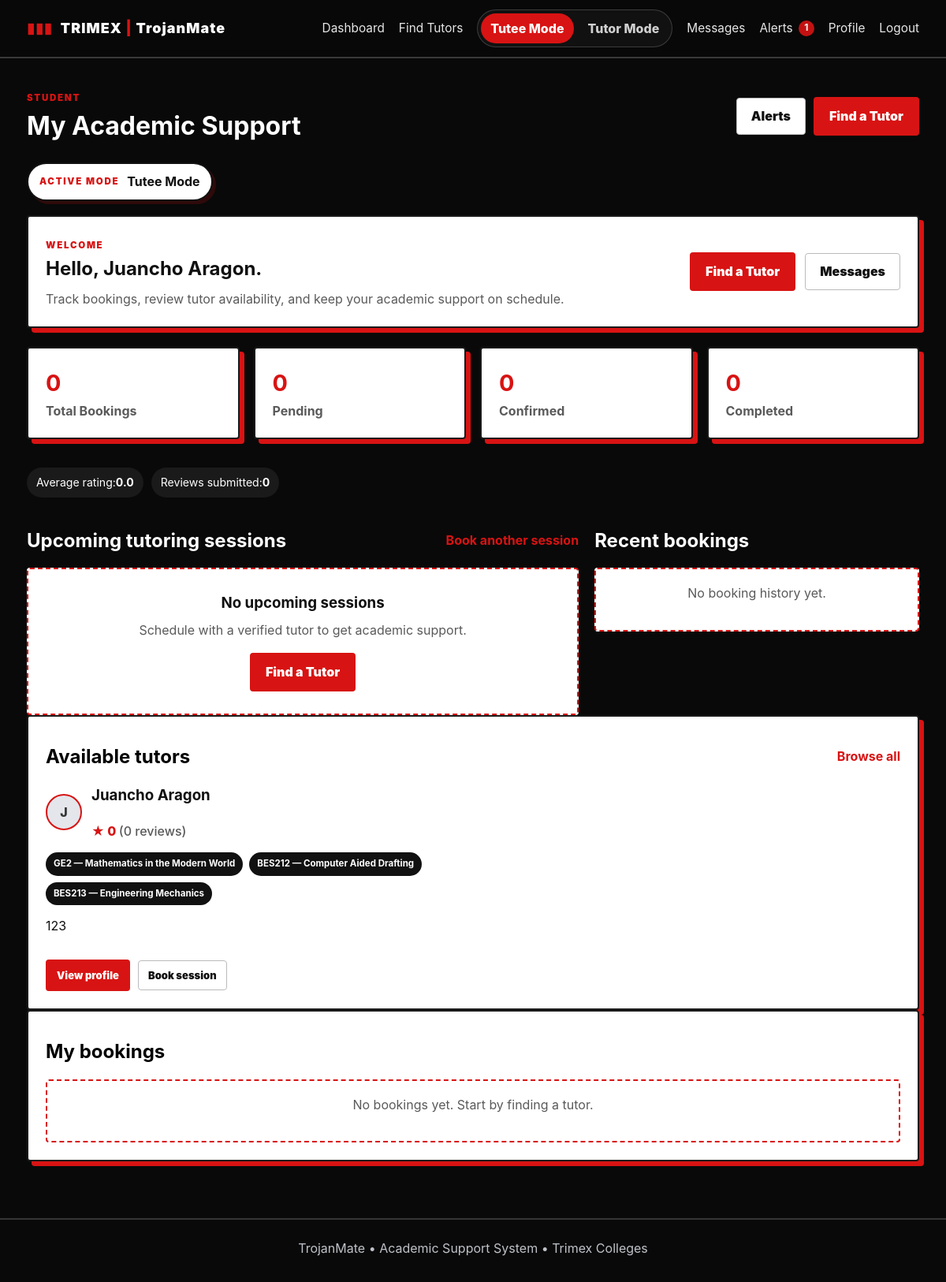
/dashboard (signed in), run on the app's committed database.
### tables this page shows
CREATE TABLE users (
    id INTEGER PRIMARY KEY AUTOINCREMENT,
    name TEXT NOT NULL,
    email TEXT NOT NULL UNIQUE,
    password_hash TEXT NOT NULL,
    role TEXT NOT NULL CHECK(role IN ('student','tutor','admin')),
    created_at TEXT NOT NULL
, profile_picture TEXT DEFAULT '', tutor_enabled INTEGER NOT NULL DEFAULT 0, admin_owner INTEGER NOT NULL DEFAULT 0, university_role TEXT DEFAULT '', admin_approved INTEGER NOT NULL DEFAULT 1);

CREATE TABLE tutor_profiles (
    id INTEGER PRIMARY KEY AUTOINCREMENT,
    user_id INTEGER NOT NULL UNIQUE,
    bio TEXT DEFAULT '',
    qualifications TEXT DEFAULT '',
    experience TEXT DEFAULT '',
    verified INTEGER NOT NULL DEFAULT 0,
    hourly_rate REAL NOT NULL DEFAULT 0, bank_name TEXT DEFAULT '', bank_account_name TEXT DEFAULT '', bank_account_number TEXT DEFAULT '', bank_qr_code TEXT DEFAULT '',
    FOREIGN KEY(user_id) REFERENCES users(id) ON DELETE CASCADE
);

### app.py (the view, shortened to what this page needs)
@app.route("/dashboard")
@login_required
def dashboard():
    db = get_db()
    active_mode = get_active_mode()
    bookings = db.execute("""
        SELECT b.*, u.name AS tutor_name, s.name AS subject_name
        FROM bookings b
        JOIN tutor_profiles tp ON tp.id=b.tutor_id
        JOIN users u ON u.id=tp.user_id
        JOIN subjects s ON s.id=b.subject_id
        WHERE b.student_id=?
        ORDER BY b.session_date DESC, b.start_time DESC
    """, (g.user["id"],)).fetchall()
    upcoming = [b for b in bookings if b["status"] in ("pending", "confirmed")]
    recent = bookings[:4]
    tutors = db.execute("""
        SELECT tp.id, tp.hourly_rate, tp.bio, tp.verified,
               u.name, u.profile_picture,
               COALESCE(ROUND(AVG(f.rating),1),0) AS rating,
               COUNT(f.id) AS rating_count,
               GROUP_CONCAT(s.name, ', ') AS subject_names
        FROM tutor_profiles tp
        JOIN users u ON u.id=tp.user_id
        LEFT JOIN feedback f ON f.tutor_id=tp.id
        LEFT JOIN tutor_subjects ts ON ts.tutor_id=tp.id
        LEFT JOIN subjects s ON s.id=ts.subject_id AND s.is_active=1
        WHERE tp.verified=1 AND tp.id IN (
            SELECT tutor_id FROM tutor_subjects GROUP BY tutor_id
        )
        GROUP BY tp.id
        ORDER BY rating DESC, u.name
        LIMIT 4
    """).fetchall()
    ratings = db.execute("""
        SELECT ROUND(AVG(rating),1) AS avg_rating, COUNT(*) AS review_count
        FROM feedback f
        JOIN bookings b ON b.id = f.booking_id
        WHERE b.student_id=?
    """, (g.user["id"],)).fetchone()
    avg_rating = float(ratings["avg_rating"] or 0)
    review_count = ratings["review_count"] or 0
    return render_template(
        "student_dashboard.html",
        bookings=bookings,
        upcoming=upcoming,
        recent=recent,
        tutors=tutors,
        avg_rating=avg_rating,
        review_count=review_count,
    )

### app.py (called while the page is built)
def get_db():
    if "db" not in g:
        g.db = sqlite3.connect(DB_PATH)
        g.db.row_factory = sqlite3.Row
        g.db.execute("PRAGMA foreign_keys = ON")
    return g.db

def user_can_use_tutor_mode(user_row):
    if not user_row or user_row["role"] == "admin":
        return False
    profile = get_db().execute(
        "SELECT * FROM tutor_profiles WHERE user_id=? LIMIT 1",
        (user_row["id"],),
    ).fetchone()
    if not profile:
        return False
    return int(profile["verified"] or 0) == 1

def get_active_mode():
    mode = session.get("active_mode")
    if mode not in {"tutee", "tutor"}:
        mode = "tutee"
    if mode == "tutor" and not user_can_use_tutor_mode(g.user):
        session["active_mode"] = "tutee"
        return "tutee"
    return mode

def login_required(view):
    @wraps(view)
    def wrapped(*args, **kwargs):
        if not g.user:
            flash("Please log in first.", "warning")
            return redirect(url_for("login"))
        return view(*args, **kwargs)
    return wrapped

@app.before_request
def load_user():
    g.user = None
    if "user_id" in session:
        g.user = get_db().execute(
            "SELECT id, name, email, role, created_at, profile_picture, tutor_enabled, COALESCE(admin_approved,1) AS admin_approved, COALESCE(admin_owner,0) AS admin_owner FROM users WHERE id=?",
            (session["user_id"],)
        ).fetchone()
        if g.user:
            current_mode = session.get("active_mode")
            if current_mode not in {"tutee", "tutor"}:
                session["active_mode"] = "tutee"
            if current_mode == "tutor" and not user_can_use_tutor_mode(g.user):
                session["active_mode"] = "tutee"

@app.context_processor
def inject_globals():
    unread_count = 0
    if g.user:
        unread_count = get_db().execute(
            "SELECT COUNT(*) AS c FROM notifications WHERE user_id=? AND is_read=0",
            (g.user["id"],),
        ).fetchone()["c"]
    return {
        "current_user": g.user,
        "unread_notifications": unread_count,
        "avatar_url": get_avatar_url,
        "user_is_student": user_is_student,
        "user_is_tutor": user_is_tutor,
        "user_can_use_tutor_mode": user_can_use_tutor_mode,
        "active_mode": get_active_mode,
        "format_hourly_rate": format_hourly_rate,
    }

### templates/student_dashboard.html (shortened to what this page needs)
{% extends "base.html" %}
{% block content %}
<div class="pagehead">
  <div>
    <span class="eyebrow">STUDENT</span>
    <h1>My Academic Support</h1>
  </div>
  <div class="header-actions">
    <a class="btn secondary" href="{{ url_for('notifications') }}">Alerts</a>
    <a class="btn" href="{{ url_for('tutors') }}">Find a Tutor</a>
  </div>
</div>
<div class="mode-banner">
  <span class="eyebrow">ACTIVE MODE</span>
  <strong>Tutee Mode</strong>
</div>
<section class="welcome-panel card">
  <div>
    <span class="eyebrow">WELCOME</span>
    <h2>Hello, {{ current_user['name'] }}.</h2>
    <p>Track bookings, review tutor availability, and keep your academic support on schedule.</p>
  </div>
  <div class="welcome-actions">
    <a href="{{ url_for('tutors') }}" class="btn">Find a Tutor</a>
    <a href="{{ url_for('messages') }}" class="btn secondary">Messages</a>
  </div>
</section>
<div class="grid stats">
  <div class="card stat-card">
    <b>{{ bookings|length }}</b>
    <span>Total Bookings</span>
  </div>
  <div class="card stat-card">
    <b>{{ bookings|selectattr('status','equalto','pending')|list|length }}</b>
    <span>Pending</span>
  </div>
  <div class="card stat-card">
    <b>{{ bookings|selectattr('status','equalto','confirmed')|list|length }}</b>
    <span>Confirmed</span>
  </div>
  <div class="card stat-card">
    <b>{{ bookings|selectattr('status','equalto','completed')|list|length }}</b>
    <span>Completed</span>
  </div>
</div>
<div class="info-bar">
  <div class="chip">Average rating: <strong>{{ '%.1f'|format(avg_rating) }}</strong></div>
  <div class="chip">Reviews submitted: <strong>{{ review_count }}</strong></div>
</div>
<div class="two-col-layout">
  <section>
    <div class="section-header">
      <h2>Upcoming tutoring sessions</h2>
      <a href="{{ url_for('tutors') }}" class="text-link">Book another session</a>
    </div>
    {% if upcoming %}
      {% for b in upcoming %}
        <article class="card booking-card">
          <div>
            <h3>{{ b['subject_name'] }} with {{ b['tutor_name'] }}</h3>
          <a class="ticket-link" href="{{ url_for('booking_ticket', booking_id=b['id']) }}">Ticket {{ b['ticket_code'] }}</a>
            <p>{{ b['session_date'] }} • {{ b['start_time'] }}–{{ b['end_time'] }}</p>
            {% if b['request_note'] %}<p class="muted">{{ b['request_note'] }}</p>{% endif %}
          </div>
          <div class="booking-meta">
            <span class="badge {{ b['status'] }}">{{ b['status'] }}</span>
            <span class="payment-badge {% if b['payment_status'] == 'paid' %}paid{% elif b['payment_status'] == 'pending' %}pending{% else %}unpaid{% endif %}">{{ 'Payment Confirmed' if b['payment_status'] == 'paid' else ('Awaiting Tutor Confirmation' if b['payment_status'] == 'pending' else ('Unpaid' if b['payment_status'] == 'unpaid' else 'No Payment Required')) }}</span>
            <a class="btn small secondary" href="{{ url_for('booking_ticket', booking_id=b['id']) }}">View Ticket</a>
            {% if b['status'] == 'confirmed' and b['payment_status'] == 'unpaid' and b['total_fee'] > 0 %}
              <form method="post" enctype="multipart/form-data" action="{{ url_for('payment_mark_paid', booking_id=b['id']) }}" class="payment-send-form" onsubmit="return confirm('Confirm that you have sent the payment for this session?');">
                <label class="file-label">Receipt (optional)
                  <input type="file" name="payment_receipt" accept="image/png,image/jpeg,image/webp">
                </label>
                <button class="btn small" type="submit">Payment Sent</button>
              </form>
            {% elif b['status'] == 'confirmed' and b['payment_status'] == 'pending' %}
              <span class="payment-badge pending">Payment sent — awaiting tutor confirmation</span>
            {% endif %}
            {% if b['status'] in ['pending','confirmed'] %}
              <button class="btn small danger" type="button" onclick="document.getElementById('student-cancel-{{ b['id'] }}').hidden=false">Cancel Booking</button>
              <div id="student-cancel-{{ b['id'] }}" class="report-box" hidden>
                <form method="post" action="{{ url_for('cancel_booking_by_student', booking_id=b['id']) }}">
                  <label>Reason for cancellation
                    <textarea name="cancellation_reason" rows="3" maxlength="1000" required placeholder="Explain why you need to cancel this booking."></textarea>
                  </label>
                  <div class="form-actions"><button class="btn danger small" type="submit">Confirm Cancellation</button><button class="btn secondary small" type="button" onclick="document.getElementById('student-cancel-{{ b['id'] }}').hidden=true">Keep Booking</button></div>
                </form>
              </div>
            {% endif %}
          </div>
        </article>
      {% endfor %}
    {% else %}
      <div class="empty-state">
        <h3>No upcoming sessions</h3>
        <p>Schedule with a verified tutor to get academic support.</p>
        <a class="btn" href="{{ url_for('tutors') }}">Find a Tutor</a>
      </div>
    {% endif %}
  </section>
  <aside>
    <div class="section-header">
      <h2>Recent bookings</h2>
    </div>
    {% if recent %}
      <div class="stack-list">
        {% for b in recent %}
          <div class="mini-card">
            <div>
              <strong>{{ b['subject_name'] }}</strong>
              <p>{{ b['tutor_name'] }}</p>
            </div>
            <span class="badge {{ b['status'] }}">{{ b['status'] }}</span>
          </div>
        {% endfor %}
      </div>
    {% else %}
      <div class="empty-state compact">
        <p>No booking history yet.</p>
      </div>
    {% endif %}
  </aside>
</div>
<section class="card section-block">
  <div class="section-header">
    <h2 style="color: black;">Available tutors</h2>
    <a href="{{ url_for('tutors') }}" class="text-link">Browse all</a>
  </div>
  {% if tutors %}
    <div class="tutor-grid compact-grid">
      {% for tutor in tutors %}
        <article class="tutor-card">
          <div class="tutor-card-head">
            <div class="avatar small">{{ tutor['name'][0]|upper }}</div>
            <div>
              <h3>{{ tutor['name'] }}</h3>
              <div class="rating-line">★ {{ tutor['rating'] }} <span>({{ tutor['rating_count'] }} reviews)</span></div>
            </div>
          </div>
          <div class="tag-list">
            {% if tutor['subject_names'] %}
              {% for subject in tutor['subject_names'].split(',')[:3] %}
                <span class="tag">{{ subject.strip() }}</span>
              {% endfor %}
            {% else %}
              <span class="tag">Academic support</span>
            {% endif %}
          </div>
          <p class="muted">{{ tutor['bio'][:100] if tutor['bio'] else 'Qualified and ready to support students.' }}{% if tutor['bio'] and tutor['bio']|length > 100 %}...{% endif %}</p>
          <div class="card-actions tight">
            <a class="btn small" href="{{ url_for('tutor_detail', tutor_id=tutor['id']) }}">View profile</a>
            <a class="btn small secondary" href="{{ url_for('book', tutor_id=tutor['id']) }}">Book session</a>
          </div>
        </article>
      {% endfor %}
    </div>
  {% else %}
    <div class="empty-state compact">
      <p>No tutors are available right now.</p>
    </div>
  {% endif %}
</section>
<section class="card section-block">
  <div class="section-header">
    <h2 style="color: black;">My bookings</h2>
  </div>
  {% if bookings %}
    {% for b in bookings %}
      <div class="card booking-card nested">
        <div>
          <h3>{{ b['subject_name'] }} with {{ b['tutor_name'] }}</h3>
          <a class="ticket-link" href="{{ url_for('booking_ticket', booking_id=b['id']) }}">Ticket {{ b['ticket_code'] }}</a>
          <p>{{ b['session_date'] }} • {{ b['start_time'] }}–{{ b['end_time'] }}</p>
          {% if b['request_note'] %}<p class="muted">{{ b['request_note'] }}</p>{% endif %}
          {% if b['status'] == 'cancelled' and b['cancellation_reason'] %}<p class="cancellation-note"><strong>Cancellation reason:</strong> {{ b['cancellation_reason'] }}</p>{% endif %}
        </div>
        <div class="booking-meta">
          <span class="badge {{ b['status'] }}">{{ b['status'] }}</span>
          {% if b['payment_status'] == 'paid' %}<span class="payment-badge paid">Paid</span>
          {% elif b['payment_status'] == 'pending' %}<span class="payment-badge pending">Awaiting Tutor</span>
          {% elif b['payment_status'] == 'unpaid' and b['status'] == 'confirmed' and b['total_fee'] > 0 %}
            <form method="post" enctype="multipart/form-data" action="{{ url_for('payment_mark_paid', booking_id=b['id']) }}" class="payment-send-form" onsubmit="return confirm('Confirm that you have sent the payment for this session?');">
              <label class="file-label">Receipt (optional)
                <input type="file" name="payment_receipt" accept="image/png,image/jpeg,image/webp">
              </label>
              <button class="btn small" type="submit">Payment Sent</button>
            </form>
          {% endif %}
          {% if b['status'] == 'completed' %}
            <form method="post" action="{{ url_for('feedback_submit', booking_id=b['id']) }}" class="feedback-form">
              <select name="rating" required>
                <option value="">Rate session</option>
                <option value="5">5 ★</option>
                <option value="4">4 ★</option>
                <option value="3">3 ★</option>
                <option value="2">2 ★</option>
                <option value="1">1 ★</option>
              </select>
              <input type="text" name="comment" placeholder="Optional comment">
              <button class="btn small" type="submit">Submit feedback</button>
            </form>
          {% endif %}
        </div>
      </div>
    {% endfor %}
  {% else %}
    <div class="empty-state compact">
      <p>No bookings yet. Start by finding a tutor.</p>
    </div>
  {% endif %}
</section>
{% endblock %}

### data on the page
users: name "Juancho Aragon"
tutor_profiles: tutor "J", name "Juancho Aragon", rating "0", rating_count "0", strip "GE2 — Mathematics in the Modern World" "BES212 — Computer Aided Drafting" "BES213 — Engineering Mechanics", bio "123"

### other printed values
{{ unread_notifications }} "1"
{{ bookings|length }} "0"
{{ bookings|selectattr('status','equalto','pending')|list|length }} "0"
{{ bookings|selectattr('status','equalto','confirmed')|list|length }} "0"
{{ bookings|selectattr('status','equalto','completed')|list|length }} "0"
{{ '%.1f'|format(avg_rating) }} "0.0"
{{ review_count }} "0"
